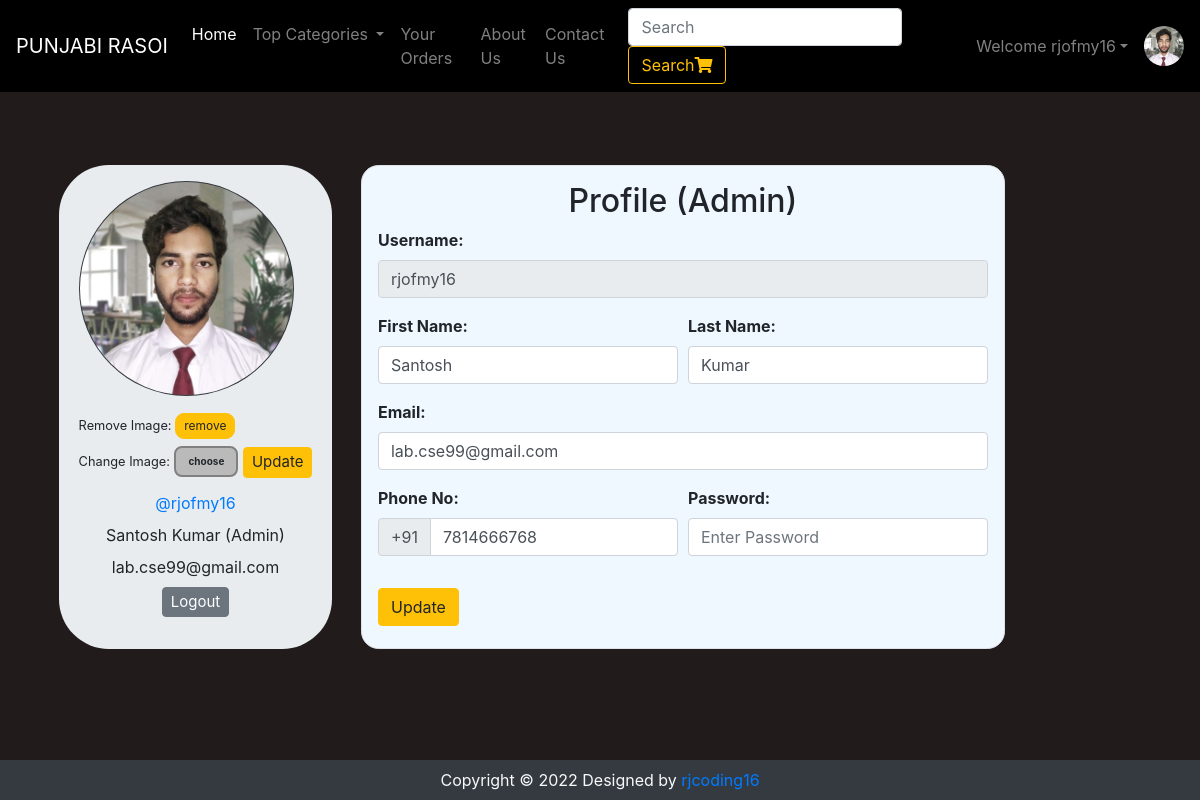
Screenshot of /viewProfile.php (signed in) with the database file from the repository.
### tables this page shows
CREATE TABLE `users` (
  `id` int(21) NOT NULL,
  `username` varchar(21) NOT NULL,
  `firstName` varchar(21) NOT NULL,
  `lastName` varchar(21) NOT NULL,
  `email` varchar(35) NOT NULL,
  `phone` bigint(20) NOT NULL,
  `userType` enum('0','1') NOT NULL DEFAULT '0' COMMENT '0=user\r\n1=admin',
  `password` varchar(255) NOT NULL,
  `joinDate` datetime NOT NULL DEFAULT current_timestamp()
);

### viewProfile.php (the view, shortened to what this page needs)
<!DOCTYPE HTML>
<html lang="en">
<head>
    <link rel="stylesheet" href="https://stackpath.bootstrapcdn.com/bootstrap/4.2.1/css/bootstrap.min.css">
    <link rel="stylesheet" href="https://stackpath.bootstrapcdn.com/bootstrap/4.3.1/css/bootstrap.min.css">
    <link rel="stylesheet" href="https://use.fontawesome.com/releases/v5.7.2/css/all.css">
</head>
<body>
    <?php include 'partials/_dbconnect.php';?>
    <?php require 'partials/_nav.php' ?>
    <?php
        if($loggedin) {
    ?>
    <div class="container">
        <?php
            $sql = "SELECT * FROM users WHERE id='$userId'";
            $result = mysqli_query($conn, $sql);
            $row=mysqli_fetch_assoc($result);
            $username = $row['username'];
            $firstName = $row['firstName'];
            $lastName = $row['lastName'];
            $email = $row['email'];
            $phone = $row['phone'];
            $userType = $row['userType'];
            if($userType == 0) {
                $userType = "User";
            }
            else {
                $userType = "Admin";
            }
        ?>
        <div class="row">
            <div class="jumbotron p-3 mb-3" style="display: flex;justify-content: center;width: 28%;border-radius: 50px;margin: 0 auto;">
                <div class="user-info">
                    <img class="rounded-circle mb-3 bg-dark" src="img/person-<?php echo $userId; ?>.jpg" onError="this.src = 'img/profilePic.jpg'" style="width:215px;height:215px;padding:1px;">
                    <form action="partials/_manageProfile.php" method="POST">
                        <small>Remove Image: </small><button type="submit" class="btn btn-warning" name="removeProfilePic" style="font-size: 12px;padding: 3px 8px;border-radius: 9px;">remove</button>
                    </form>
                    <form action="partials/_manageProfile.php" method="POST" enctype="multipart/form-data" style="margin-top: 7px;">
                        <div class="upload-btn-wrapper">
                            <small>Change Image:</small>
                            <button class="btn upload">choose</button>
                        </div>
                        <button type="submit" name="updateProfilePic" class="btn btn-warning" style="margin-top: -20px;font-size: 15px;padding: 3px 8px;">Update</button>
                    </form>
                    <ul class="meta list list-unstyled" style="text-align:center;">
                        <li class="username my-2"><a href="viewProfile.php">@<?php echo $username ?></a></li>
                        <li class="name"><?php echo $firstName." ".$lastName; ?>
                            <label class="label label-info">(<?php echo $userType ?>)</label>
                        </li>
                        <li class="email"><?php echo $email ?></li>
                        <li class="my-2"><a href="partials/_logout.php"><button class="btn btn-secondary" style="font-size: 15px;padding: 3px 8px;">Logout</button></a></li>
                    </ul>
                </div>
            </div>
            <div class="content-panel mb-3" style="display: flex;justify-content: center;">
                <div class="border p-3" style="border: 2px solid rgba(0, 0, 0, 0.1);border-radius: 1.1rem;background-color: aliceblue;">
                    <h2 class="title text-center">Profile<span class="pro-label label label-warning"> (<?php echo $userType ?>)</span></h2>
                    <form action="partials/_manageProfile.php" method="post">
                        <div class="form-group">
                            <b><label for="username">Username:</label></b>
                            <input class="form-control" id="username" name="username" type="text" disabled value="<?php echo $username ?>">
                        </div>
                        <div class="form-row">
                        <div class="form-group col-md-6">
                            <b><label for="firstName">First Name:</label></b>
                            <input type="text" class="form-control" id="firstName" name="firstName" placeholder="First Name" required value="<?php echo $firstName ?>">
                        </div>
                        <div class="form-group col-md-6">
                            <b><label for="lastName">Last Name:</label></b>
                            <input type="text" class="form-control" id="lastName" name="lastName" placeholder="Last name" required value="<?php echo $lastName ?>">
                        </div>
                        </div>
                        <div class="form-group">
                            <b><label for="email">Email:</label></b>
                            <input type="email" class="form-control" id="email" name="email" placeholder="Enter Your Email" required value="<?php echo $email ?>">
                        </div>
                        <div class="form-row">
                            <div class="form-group  col-md-6">
                                <b><label for="phone">Phone No:</label></b>
                                <div class="input-group mb-3">
                                    <div class="input-group-prepend">
                                        <span class="input-group-text" id="basic-addon">+91</span>
                                    </div>
                                    <input type="tel" class="form-control" id="phone" name="phone" placeholder="Enter Your Phone Number" required pattern="[0-9]{10}" maxlength="10" value="<?php echo $phone ?>">
                                </div>
                            </div>
                            <div class="form-group  col-md-6">
                                <b><label for="password">Password:</label></b>
                                <input class="form-control" id="password" name="password" placeholder="Enter Password" type="password" required minlength="4" maxlength="21" data-toggle="password">
                            </div>
                        </div>
                        <button type="submit" name="updateProfileDetail" class="btn btn-warning">Update</button>
                    </form>
                </div>
            </div>
        </div>
    </div>
    <?php
        }
    ?>
    <?php require 'partials/_footer.php' ?>
</body>
</html>

### viewProfile.php (style rules this page uses)
body { background-color: #221b1b; }
.row { margin-right: 150px; margin-top: 73px; }
.upload-btn-wrapper { position: relative; overflow: hidden; display: inline-block; }
button.btn.upload { border: 2px solid gray; background-color: #bababa; border-radius: 8px; font-size: 10px; font-weight: bold; }

### rows the page displays
users: username "rjofmy16", firstName "Santosh", lastName "Kumar", userType "Admin", email "lab.cse99@gmail.com", phone "7814666768"

### other values shown
$username "rjofmy16"
